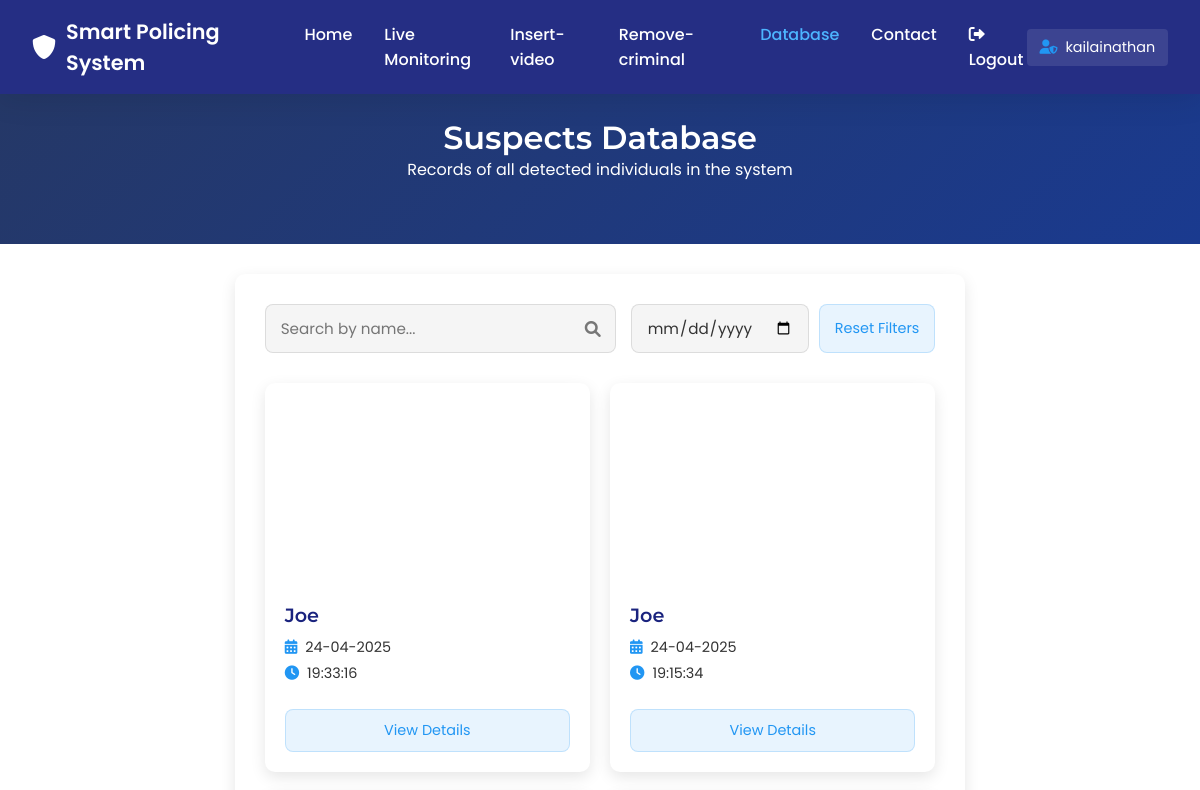
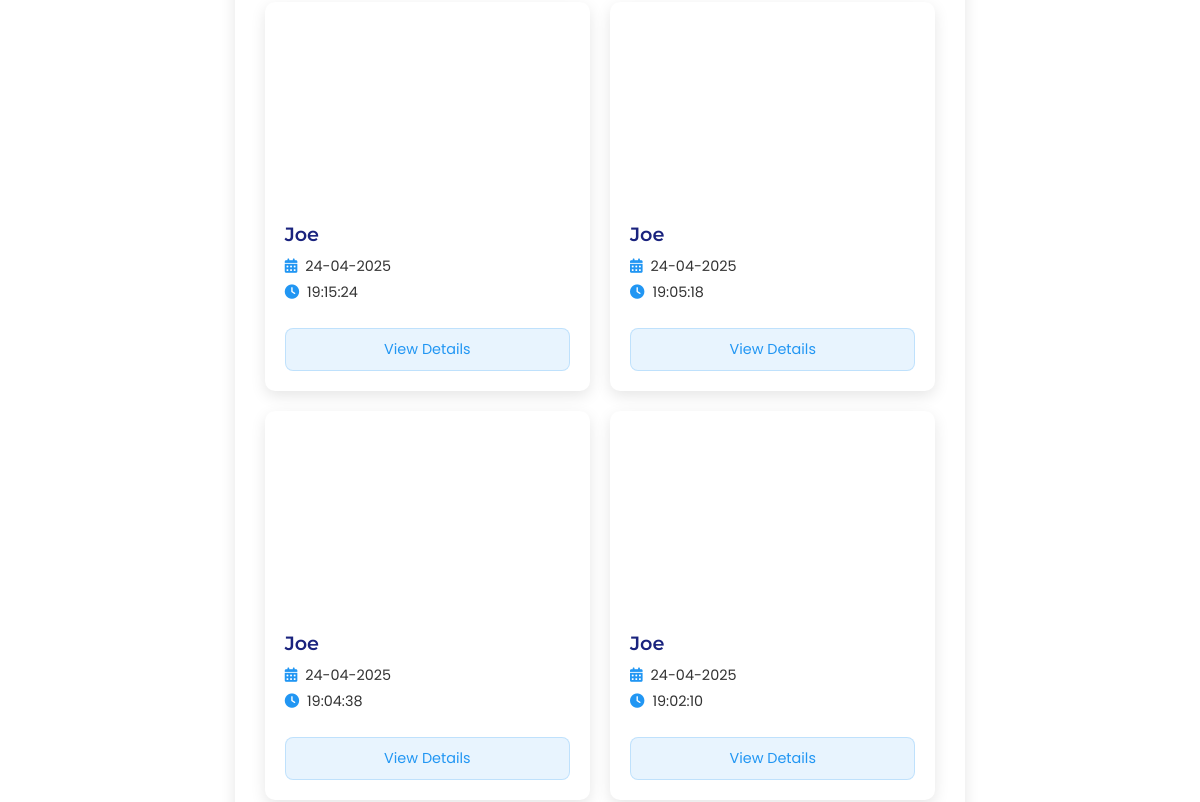
The page /suspects (signed in, upper part) on the database as committed earlier (2 pictures, top to bottom).
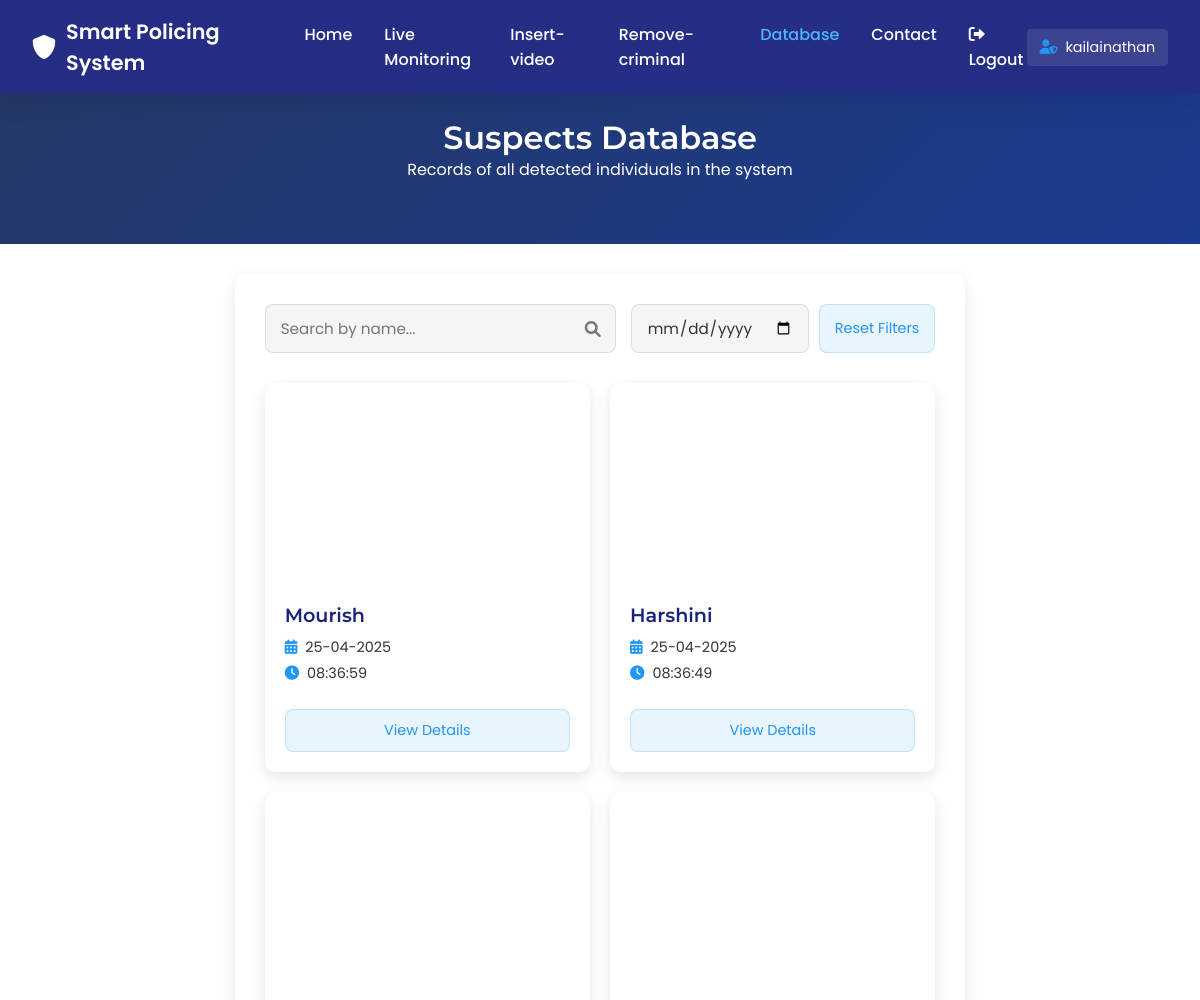
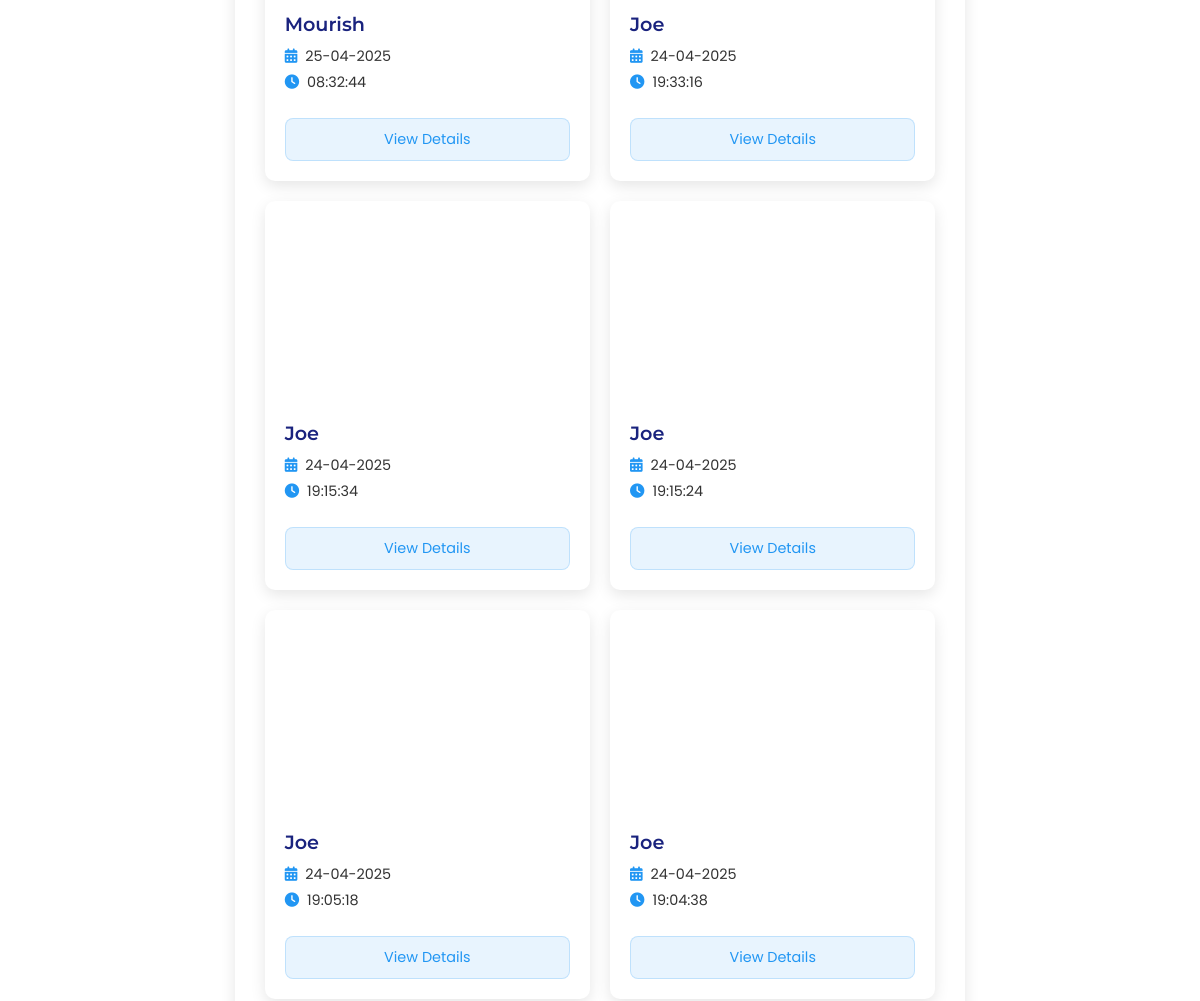
The same page on the database as committed later (2 pictures, top to bottom).
### app.py (models this page shows)
class Suspect(Base):
    __tablename__ = 'suspects'
    id = Column(Integer, primary_key=True)
    suspect_name = Column(String(100), nullable=False)
    image_path = Column(String(255), nullable=False)
    detected_time = Column(DateTime, nullable=False)
    created_at = Column(DateTime, default=datetime.utcnow)

### app.py (the view)
@app.route('/suspects')
def get_suspects():
    if 'badge_number' not in session:
        return redirect(url_for('login'))
    try:
        db = db_session()
        suspects = db.query(Suspect).order_by(Suspect.detected_time.desc()).all()
        suspects_with_images = []
        for suspect in suspects:
            suspect_dict = {
                'id': suspect.id,
                'suspect_name': suspect.suspect_name,
                'image_path': suspect.image_path,
                'detected_time': suspect.detected_time,
                'created_at': suspect.created_at
            }
            try:
                with open(suspect.image_path, 'rb') as img_file:
                    img_data = img_file.read()
                    suspect_dict['image_b64'] = base64.b64encode(img_data).decode('utf-8')
            except Exception as e:
                print(f"Error reading image file: {e}")
                suspect_dict['image_b64'] = ''
            suspects_with_images.append(suspect_dict)
        return render_template('suspects.html', suspects=suspects_with_images)
    except Exception as e:
        flash(f'Error retrieving suspects: {str(e)}', 'error')
        return redirect(url_for('landing'))
    finally:
        db.close()

### app.py (called while the page is built)
@app.teardown_appcontext
def shutdown_session(exception=None):
    db_session.remove()

### templates/suspects.html (shortened to what this page needs)
<!DOCTYPE html>
<html lang="en">
<head>
    <link rel="stylesheet" href="{{ url_for('static', filename='main.css') }}">
    <link href="https://cdnjs.cloudflare.com/ajax/libs/font-awesome/6.0.0/css/all.min.css" rel="stylesheet">
</head>
<body>
    <header>
        <nav class="glass-nav">
            <div class="logo">
                <i class="fas fa-shield-alt"></i>
                Smart Policing System
            </div>
            <ul class="nav-links">
                <li><a href="{{ url_for('landing') }}">Home</a></li>
                <li><a href="{{ url_for('live_mon') }}">Live Monitoring</a></li>
                <li><a href="{{ url_for('newcrim') }}">Insert-video</a></li>
                <li><a href="{{ url_for('delete_face') }}">Remove-criminal</a></li>
                <li><a href="{{ url_for('get_suspects') }}" class="active">Database</a></li>
                <li><a href="{{ url_for('contact') }}">Contact</a></li>
                <li><a href="{{ url_for('logout') }}"><i class="fas fa-sign-out-alt"></i> Logout</a></li>
            </ul>
            <div class="user-info">
                <i class="fas fa-user-shield"></i>
                <span>{{ session.full_name }}</span>
            </div>
        </nav>
    </header>
    <div style="background: linear-gradient(135deg, #253867 0%, #1a3a8f 100%);color: white;text-align:center;height:150px;align-item:center;padding-top:2%;">
        <h1>Suspects Database</h1>
        <p>Records of all detected individuals in the system</p>
    </div>
    <main class="container">
        <section class="suspects-container">
            <div class="filter-controls">
                <div class="search-box">
                    <input type="text" id="suspectSearch" placeholder="Search by name...">
                    <i class="fas fa-search"></i>
                </div>
                <div class="date-filter">
                    <input type="date" id="dateFilter">
                    <button id="resetFilter" class="btn-reset">Reset Filters</button>
                </div>
            </div>
            {% if suspects %}
                <div class="suspects-grid">
                    {% for suspect in suspects %}
                        <div class="suspect-card">
                            <div class="suspect-image" style=""></div>
                            <div class="suspect-info">
                                <h3>{{ suspect.suspect_name }}</h3>
                                <p><i class="fas fa-calendar-alt"></i> {{ suspect.detected_time.strftime('%d-%m-%Y') }}</p>
                                <p><i class="fas fa-clock"></i> {{ suspect.detected_time.strftime('%H:%M:%S') }}</p>
                            </div>
                            <div class="suspect-actions">
                                <button class="btn-view" data-id="{{ suspect.id }}">View Details</button>
                            </div>
                        </div>
                    {% endfor %}
                </div>
            {% else %}
                <div class="no-suspects">
                    <i class="fas fa-exclamation-circle"></i>
                    <p>No suspects found in the database.</p>
                </div>
            {% endif %}
        </section>
    </main>
</body>
</html>

### static/main.css (style rules this page uses)
* { margin: 0; padding: 0; box-sizing: border-box; font-family: 'Poppins', sans-serif; }
body { background-color: #ffffff; min-height: 100vh; display: flex; flex-direction: column; color: #333; }
:root { --primary-color: #1a237e; --secondary-color: #0d47a1; --accent-color: #2196f3; --light-color: #f0f4f8; --dark-color: #1e293b; --text-color: #333; --light-bg: #f5f5f5; --card-shadow: 0 5px 15px rgba(0, 0, 0, 0.1); --transition: all 0.3s ease; }
h1, h2, h3 { font-family: 'Montserrat', sans-serif; font-weight: 600; }
.container { max-width: 1200px; margin: 0 auto; padding: 0 20px; }
header { position: sticky; top: 0; z-index: 100; }
.glass-nav { display: flex; justify-content: space-between; align-items: center; padding: 1rem 2rem; background: rgb(26, 35, 126, 0.95); backdrop-filter: blur(10px); box-shadow: 0 4px 30px rgba(0, 0, 0, 0.1); }
.logo { display: flex; align-items: center; color: white; font-weight: 600; font-size: 1.3rem; }
.logo i { margin-right: 10px; font-size: 24px; }
.nav-links { display: flex; list-style: none; }
.nav-links li { margin-left: 2rem; }
.nav-links a { color: white; text-decoration: none; font-weight: 500; transition: color 0.3s ease; }
.nav-links a:hover, .nav-links a.active { color: #4db5ff; }
.user-info { display: flex; align-items: center; color: white; font-size: 0.9rem; padding: 0.5rem 0.8rem; border-radius: 4px; background-color: rgba(255, 255, 255, 0.1); }
.user-info i { margin-right: 8px; color: var(--accent-color); }
main.container { padding: 30px 20px 60px; }
.suspects-container { background: white; border-radius: 10px; box-shadow: var(--card-shadow); padding: 30px; margin-bottom: 40px; transition: var(--transition); }
.filter-controls { display: flex; justify-content: space-between; margin-bottom: 30px; flex-wrap: wrap; gap: 15px; }
.search-box { position: relative; flex: 1; min-width: 250px; }
.search-box input { width: 100%; padding: 12px 40px 12px 15px; border-radius: 8px; background: var(--light-bg); border: 1px solid rgba(0, 0, 0, 0.1); color: var(--text-color); font-size: 0.95rem; }
.search-box i { position: absolute; right: 15px; top: 50%; transform: translateY(-50%); color: #777; }
.date-filter { display: flex; gap: 10px; }
.date-filter input { padding: 10px 15px; border-radius: 8px; background: var(--light-bg); border: 1px solid rgba(0, 0, 0, 0.1); color: var(--text-color); font-size: 0.95rem; }
.btn-reset { padding: 10px 15px; background: rgba(33, 150, 243, 0.1); border: 1px solid rgba(33, 150, 243, 0.2); border-radius: 8px; color: var(--accent-color); cursor: pointer; font-size: 0.9rem; transition: var(--transition); }
.suspects-grid { display: grid; grid-template-columns: repeat(auto-fill, minmax(300px, 1fr)); gap: 20px; }
.suspect-card { background: white; border-radius: 10px; overflow: hidden; display: flex; flex-direction: column; box-shadow: var(--card-shadow); transition: var(--transition); }
.suspect-image { height: 200px; background-size: cover; background-position: center; }
.suspect-info { padding: 20px; flex: 1; }
.suspect-info h3 { margin-bottom: 10px; font-size: 1.2rem; color: var(--primary-color); }
.suspect-info p { margin-bottom: 5px; font-size: 0.9rem; color: var(--text-color); display: flex; align-items: center; }
.suspect-info p i { margin-right: 8px; color: var(--accent-color); }
.suspect-actions { padding: 0 20px 20px; }
.btn-view { width: 100%; padding: 10px; background: rgba(33, 150, 243, 0.1); border: 1px solid rgba(33, 150, 243, 0.2); border-radius: 8px; color: var(--accent-color); cursor: pointer; font-size: 0.9rem; transition: var(--transition); }

Rows that differ between the two databases and show on the page:
no longer on this page (row unchanged): Suspect: suspect_name "Joe", detected_time "24-04-2025", detected_time "19:02:10"
added Suspect: suspect_name "Mourish", detected_time "25-04-2025", detected_time "08:36:59"
added Suspect: suspect_name "Harshini", detected_time "25-04-2025", detected_time "08:36:49"
added Suspect: suspect_name "Mourish", detected_time "25-04-2025", detected_time "08:32:44"
